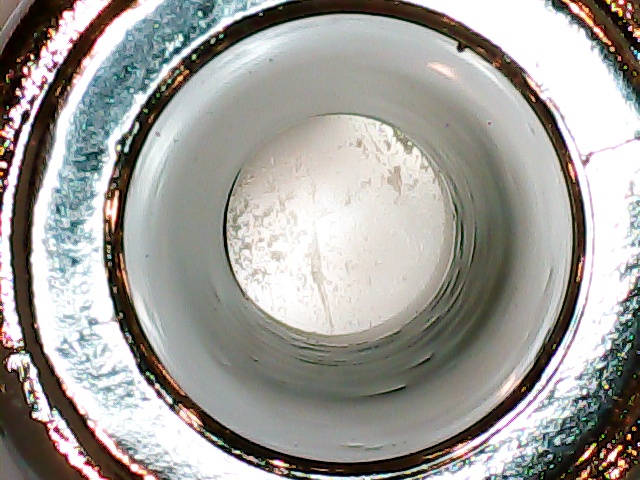
#> input picture 1.jpg, 640 x 480 px
$ python -i myUtlis.py   (imports and definitions only)
#> lines starting #> are read from the running program, lines starting #| are printed output that depends on the picture; after the words box and inside, x2 and y2 are one past the last pixel; in counts of white or black regions, pixels touching at a corner belong together
#> further down, picture is the input picture: shape (480, 640, 3); mean B, G, R 154, 158.4, 160.3
import cv2
import numpy as np

# Method to translate OpenCV coordinate to Geometry Coordinate
# i.e. the (0,0) is set to the center of the image
# [91 lines left out: functions cv2Geo, geo2Cv, getCircle, simpleCircleDetection, cropROI, not called in this run]

def empty(a):
    pass

def colorPicker(img):
    # Track Bar to calibrate the parameters
    imgHSV = cv2.cvtColor(img, cv2.COLOR_BGR2HSV)
#> imgHSV: shape (480, 640, 3); mean H, S, V 52.1, 44.4, 165.3
    cv2.namedWindow("HSV")
    cv2.resizeWindow("HSV", 640, 320)
    cv2.createTrackbar("Hue Min", "HSV", 0, 179, empty)
#> slider 'Hue Min' is set to 35
    cv2.createTrackbar("Hue Max", "HSV", 179, 179, empty)
    cv2.createTrackbar("Sat Min", "HSV", 0, 255, empty)
#> slider 'Sat Min' is set to 51
    cv2.createTrackbar("Sat Max", "HSV", 255, 255, empty)
    cv2.createTrackbar("Value Min", "HSV", 0, 255, empty)
#> slider 'Value Min' is set to 51
    cv2.createTrackbar("Value Max", "HSV", 255, 255, empty)

    while True:
        # Get the values from
        h_min = cv2.getTrackbarPos("Hue Min", "HSV")
        h_max = cv2.getTrackbarPos("Hue Max", "HSV")
        s_min = cv2.getTrackbarPos("Sat Min", "HSV")
        s_max = cv2.getTrackbarPos("Sat Max", "HSV")
        v_min = cv2.getTrackbarPos("Value Min", "HSV")
        v_max = cv2.getTrackbarPos("Value Max", "HSV")

        lower = np.array([h_min, s_min, v_min])
        upper = np.array([h_max, s_max, v_max])
        mask = cv2.inRange(imgHSV, lower, upper)
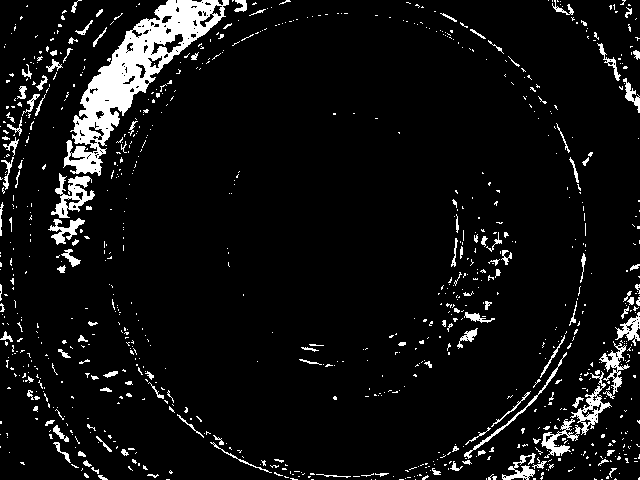
#> mask: shape (480, 640); 6.9% white; 910 white regions (778 under 20 px), largest, box (x1, y1, x2, y2) and area: (63, 0, 229, 176) 7981, (541, 371, 612, 458) 1135, (51, 173, 95, 218) 827

        result = cv2.bitwise_and(img, img, mask=mask)
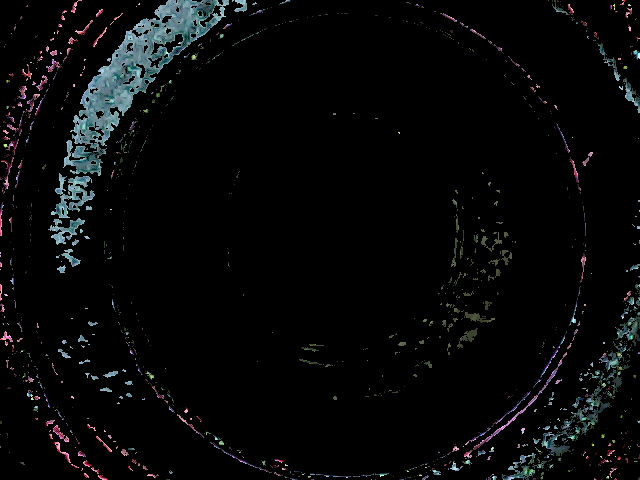
#> result: shape (480, 640, 3); mean B, G, R 8.6, 8.1, 7.2

        cv2.imshow('Color Picker', result)

        if cv2.waitKey(10) & 0xFF == ord('s'):
#> (key Esc is pressed here)
            break

    print (lower, upper)
    return lower, upper

# [8 lines left out: function colorMasker, not called in this run]

>>> import cv2
>>> picture = cv2.imread('1.jpg')
>>> result = colorPicker(picture)

$ run again, on 2.jpg
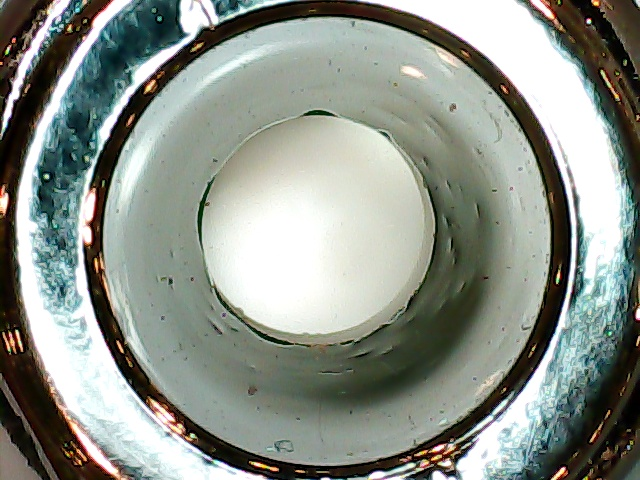
#> input picture 2.jpg, 640 x 480 px
#> picture is the input picture: shape (480, 640, 3); mean B, G, R 137.8, 146.3, 140.1
#> imgHSV: shape (480, 640, 3); mean H, S, V 53.1, 59.1, 149.9
#> in colorPicker, `mask = cv2.inRange(imgHSV, lower, upper)`:
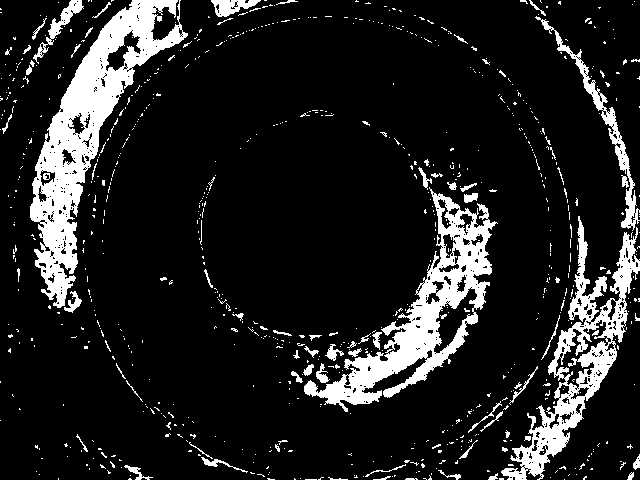
#> mask: shape (480, 640); 13.1% white; 788 white regions (714 under 20 px), largest, box (x1, y1, x2, y2) and area: (30, 0, 188, 308) 13125, (304, 187, 498, 412) 10076, (501, 216, 640, 480) 7759
#> in colorPicker, `result = cv2.bitwise_and(img, img, mask=mask)`:
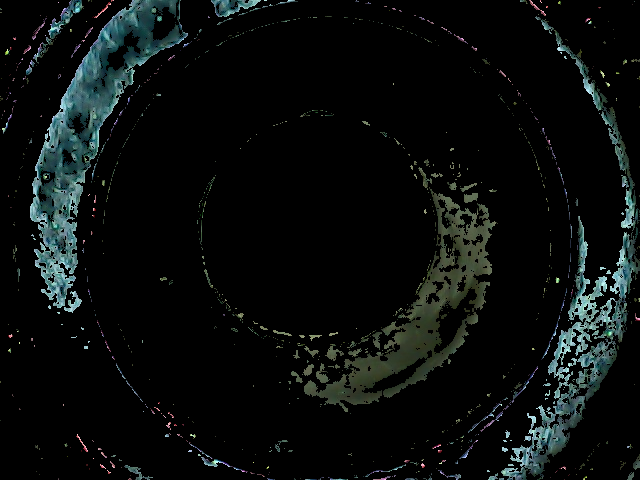
#> result: shape (480, 640, 3); mean B, G, R 12.7, 13.4, 9.9

$ run again, on 3.jpg
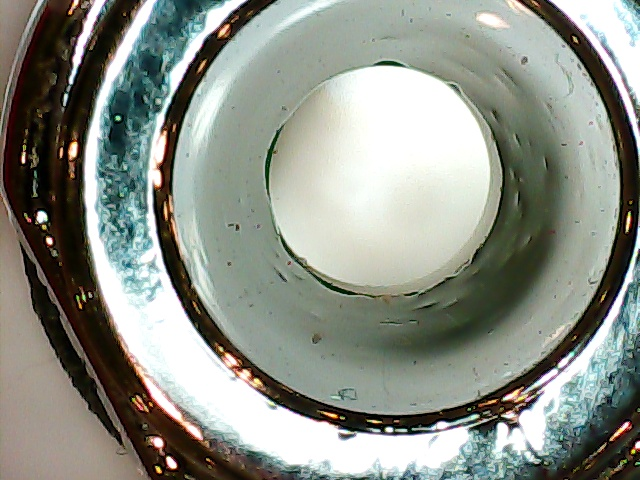
#> input picture 3.jpg, 640 x 480 px
#> picture is the input picture: shape (480, 640, 3); mean B, G, R 135.8, 145, 140.6
#> imgHSV: shape (480, 640, 3); mean H, S, V 49.1, 60.4, 149.4
#> in colorPicker, `mask = cv2.inRange(imgHSV, lower, upper)`:
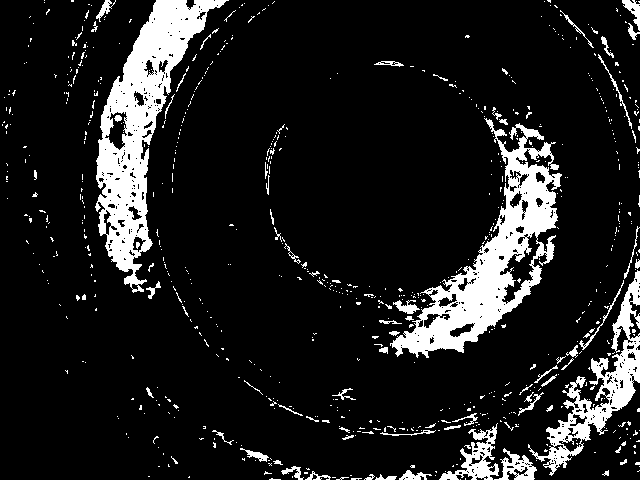
#> mask: shape (480, 640); 12% white; 734 white regions (662 under 20 px), largest, box (x1, y1, x2, y2) and area: (95, 0, 229, 293) 12094, (390, 118, 562, 358) 11463, (528, 270, 640, 476) 4854
#> in colorPicker, `result = cv2.bitwise_and(img, img, mask=mask)`:
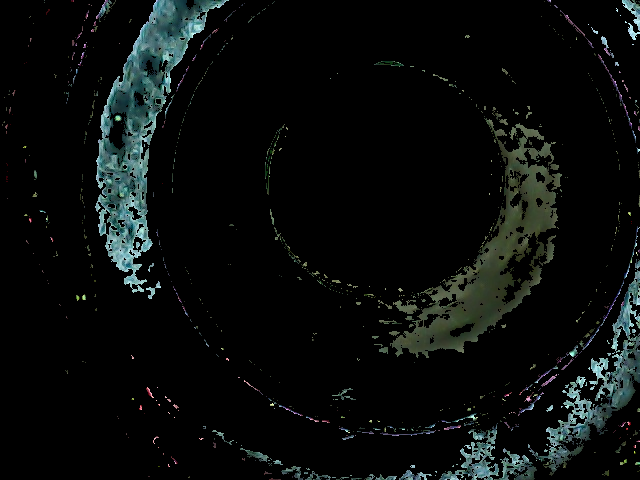
#> result: shape (480, 640, 3); mean B, G, R 11.6, 12.5, 9.4

$ run again, on 4.jpg
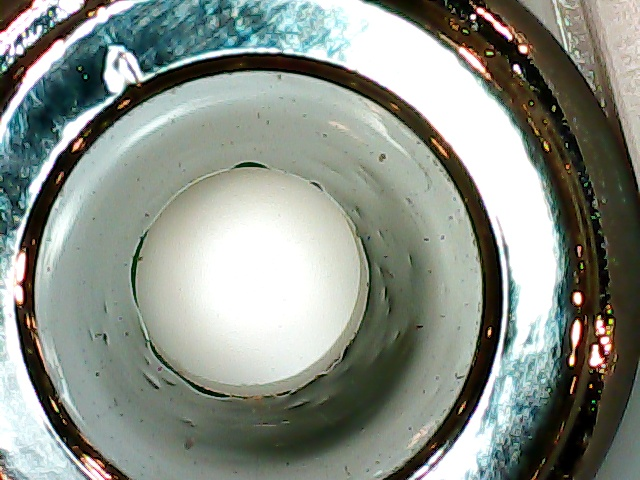
#> input picture 4.jpg, 640 x 480 px
#> picture is the input picture: shape (480, 640, 3); mean B, G, R 135.6, 144.2, 137.6
#> imgHSV: shape (480, 640, 3); mean H, S, V 51.7, 59.1, 148
#> in colorPicker, `mask = cv2.inRange(imgHSV, lower, upper)`:
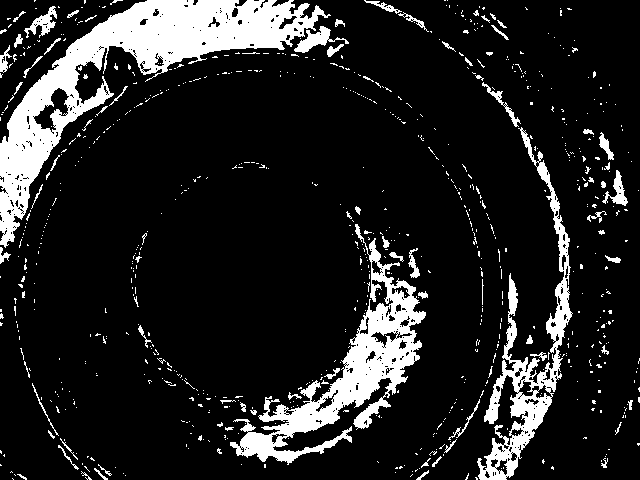
#> mask: shape (480, 640); 13.7% white; 773 white regions (692 under 20 px), largest, box (x1, y1, x2, y2) and area: (0, 0, 331, 248) 17796, (230, 224, 426, 465) 10240, (477, 127, 573, 480) 6319
#> in colorPicker, `result = cv2.bitwise_and(img, img, mask=mask)`:
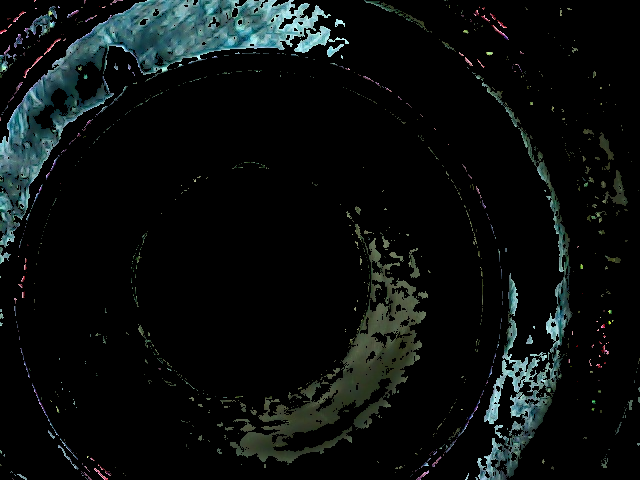
#> result: shape (480, 640, 3); mean B, G, R 13.9, 14.4, 10.4
